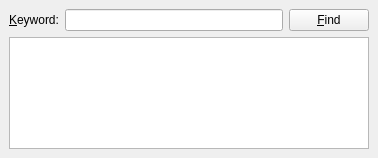
<ui version="4.0" >
 <class>Form</class>
 <widget class="QWidget" name="Form" >
  <property name="geometry" >
   <rect>
    <x>0</x>
    <y>0</y>
    <width>378</width>
    <height>158</height>
   </rect>
  </property>
  <property name="windowTitle" >
   <string>Find Text</string>
  </property>
  <layout class="QVBoxLayout" >
   <property name="margin" >
    <number>9</number>
   </property>
   <property name="spacing" >
    <number>6</number>
   </property>
   <item>
    <layout class="QGridLayout" >
     <property name="margin" >
      <number>0</number>
     </property>
     <property name="spacing" >
      <number>6</number>
     </property>
     <item row="0" column="1" >
      <widget class="QLineEdit" name="lineEdit" />
     </item>
     <item row="0" column="0" >
      <widget class="QLabel" name="searchLabel" >
       <property name="text" >
        <string>&amp;Keyword:</string>
       </property>
       <property name="buddy" >
        <cstring>lineEdit</cstring>
       </property>
      </widget>
     </item>
     <item row="0" column="2" >
      <widget class="QPushButton" name="findButton" >
       <property name="text" >
        <string>&amp;Find</string>
       </property>
      </widget>
     </item>
    </layout>
   </item>
   <item>
    <widget class="QTextEdit" name="textEdit" />
   </item>
   <item>
    <spacer>
     <property name="orientation" >
      <enum>Qt::Vertical</enum>
     </property>
     <property name="sizeHint" >
      <size>
       <width>20</width>
       <height>16</height>
      </size>
     </property>
    </spacer>
   </item>
  </layout>
 </widget>
 <resources/>
 <connections>
  <connection>
   <sender>lineEdit</sender>
   <signal>returnPressed()</signal>
   <receiver>findButton</receiver>
   <slot>animateClick()</slot>
   <hints>
    <hint type="sourcelabel" >
     <x>261</x>
     <y>17</y>
    </hint>
    <hint type="destinationlabel" >
     <x>320</x>
     <y>17</y>
    </hint>
   </hints>
  </connection>
 </connections>
</ui>
